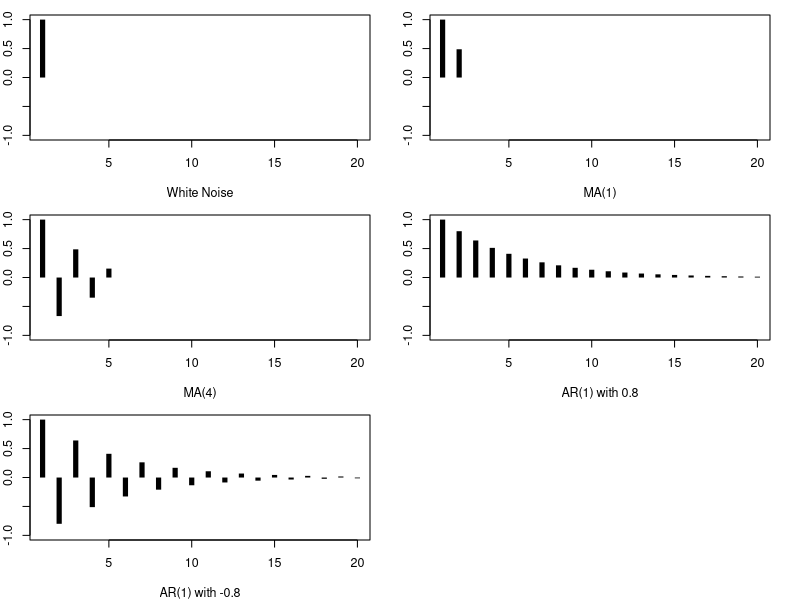

Reproduce this figure in R.
#line 6 "p50.Rnw"
T <- 20
specifications <- list(
    list( label="White Noise", MA=vector(mode="numeric"), AR=vector(mode="numeric") ),
    list( label="MA(1)", MA=c(.8), AR=vector(mode="numeric") ),
    list( label="MA(4)", MA=c(-.6,.5,-.5,.3), AR=vector(mode="numeric") ),
    list( label="AR(1) with 0.8", MA=vector(mode="numeric"), AR=c(.8) ),
    list( label="AR(1) with -0.8", MA=vector(mode="numeric"), AR=c(-.8) )
  )
sigmasq <- 1


#line 18 "p50.Rnw"
specifications[[1]]$rho <- c( 1, rep(0, T-1))   # [3.2.2], [3.2.3]


#line 22 "p50.Rnw"
for ( i in 2:3 )
{
  MA <- specifications[[i]]$MA
  q <- length(MA)
  gamma <- vector(mode="numeric", length=T)
  gamma[1] <- sigmasq * t(c(1,MA)) %*% c(1,MA) #[3.3.10]
  for ( j in 1:q )

    gamma[j+1] <- sigmasq * t(MA[j:q]) %*% c(1,MA)[1:(q-j+1)] #[3.3.12]
    
  gamma[(q+2):T] <- 0   #[3.3.12]
  specifications[[i]]$rho <- gamma/gamma[1]
}


#line 38 "p50.Rnw"
for ( i in 4:5)
{
  AR <- specifications[[i]]$AR
  p <- length(AR)
  F <- rbind( AR, cbind(diag(p-1), rep(0, p-1)) )
  gamma <- vector(mode="numeric", length=T)
  gamma[1:p] <- sigmasq * solve(diag(p^2) - F %x% F)[1:p,1]
  for ( j in (p+1):T )
  
    gamma[[j]] <- t(gamma[(j-1):(j-p)]) %*% AR    #[3.4.36]
  specifications[[i]]$rho <- gamma/gamma[1]
}


#line 53 "p50.Rnw"
par( mfrow=c(3,2) )
for ( i in 1:length(specifications) )
{
  specification <- specifications[[i]]
  par( mar=c(4,2,1,2), cex=.75)
  plot( 1:T, specification$rho, type = "h", xlab=specification$label, ylab="", lwd=5,lend=1, ylim=c(-1,1))
}


#line 65 "p50.Rnw"
g3 <- ARMAacf(ar = numeric(0), ma = specifications[[3]]$MA, lag.max = T, pacf = FALSE)
print(specifications[[3]]$rho)
print(g3)
g4<- ARMAacf(ar = specifications[[4]]$AR, ma = numeric(0), lag.max = T - 1, pacf = FALSE)
print(specifications[[4]]$rho)
print(g4)


